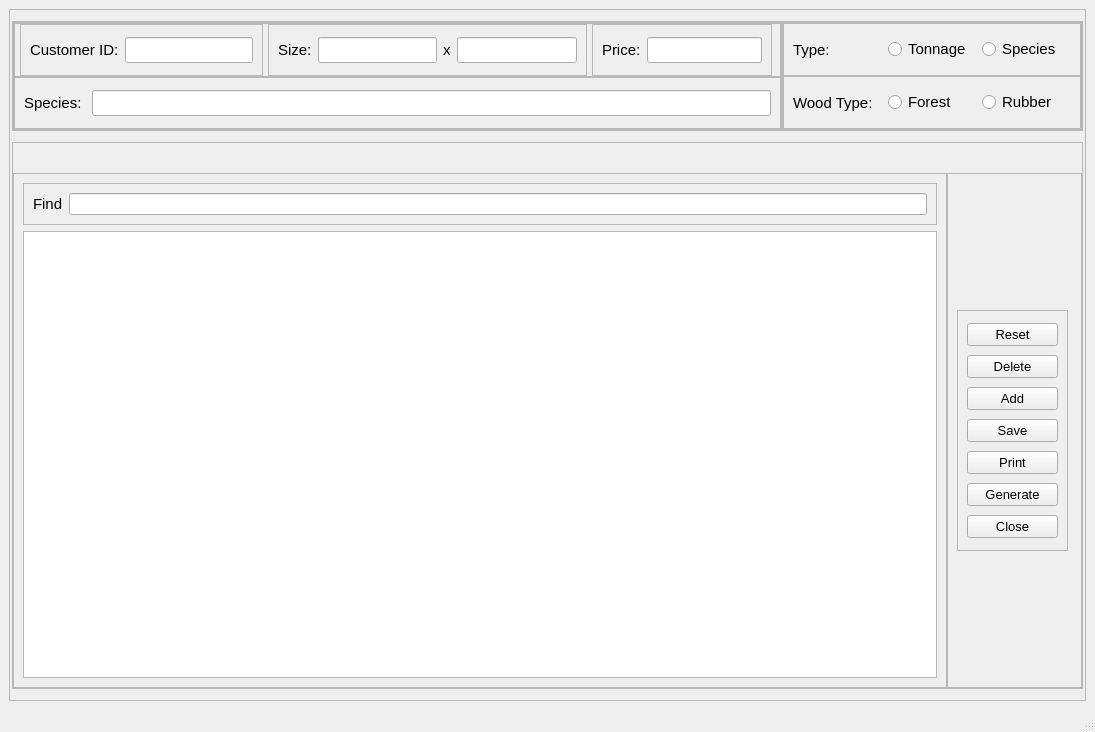
<?xml version="1.0" encoding="UTF-8"?>
<ui version="4.0">
 <class>KDCharge</class>
 <widget class="QMainWindow" name="KDCharge">
  <property name="geometry">
   <rect>
    <x>0</x>
    <y>0</y>
    <width>1095</width>
    <height>732</height>
   </rect>
  </property>
  <property name="minimumSize">
   <size>
    <width>1095</width>
    <height>732</height>
   </size>
  </property>
  <property name="windowTitle">
   <string>A5. KD Charges by Customer</string>
  </property>
  <property name="styleSheet">
   <string notr="true"/>
  </property>
  <widget class="QWidget" name="centralwidget">
   <layout class="QGridLayout" name="gridLayout">
    <item row="0" column="0">
     <widget class="QFrame" name="frame">
      <property name="minimumSize">
       <size>
        <width>1070</width>
        <height>659</height>
       </size>
      </property>
      <property name="frameShape">
       <enum>QFrame::StyledPanel</enum>
      </property>
      <property name="frameShadow">
       <enum>QFrame::Raised</enum>
      </property>
      <layout class="QVBoxLayout" name="verticalLayout">
       <property name="spacing">
        <number>0</number>
       </property>
       <property name="leftMargin">
        <number>0</number>
       </property>
       <property name="topMargin">
        <number>0</number>
       </property>
       <property name="rightMargin">
        <number>0</number>
       </property>
       <property name="bottomMargin">
        <number>0</number>
       </property>
       <item alignment="Qt::AlignHCenter">
        <widget class="QFrame" name="frame_2">
         <property name="maximumSize">
          <size>
           <width>1071</width>
           <height>110</height>
          </size>
         </property>
         <property name="frameShape">
          <enum>QFrame::StyledPanel</enum>
         </property>
         <property name="frameShadow">
          <enum>QFrame::Raised</enum>
         </property>
         <layout class="QGridLayout" name="gridLayout_2">
          <property name="leftMargin">
           <number>0</number>
          </property>
          <property name="topMargin">
           <number>0</number>
          </property>
          <property name="rightMargin">
           <number>0</number>
          </property>
          <property name="bottomMargin">
           <number>0</number>
          </property>
          <property name="spacing">
           <number>0</number>
          </property>
          <item row="0" column="1" rowspan="2">
           <widget class="QFrame" name="frame_7">
            <property name="minimumSize">
             <size>
              <width>300</width>
              <height>0</height>
             </size>
            </property>
            <property name="frameShape">
             <enum>QFrame::StyledPanel</enum>
            </property>
            <property name="frameShadow">
             <enum>QFrame::Raised</enum>
            </property>
            <layout class="QVBoxLayout" name="verticalLayout_3">
             <property name="spacing">
              <number>0</number>
             </property>
             <property name="leftMargin">
              <number>0</number>
             </property>
             <property name="topMargin">
              <number>0</number>
             </property>
             <property name="rightMargin">
              <number>0</number>
             </property>
             <property name="bottomMargin">
              <number>0</number>
             </property>
             <item>
              <widget class="QFrame" name="typeRadio">
               <property name="frameShape">
                <enum>QFrame::StyledPanel</enum>
               </property>
               <property name="frameShadow">
                <enum>QFrame::Raised</enum>
               </property>
               <layout class="QHBoxLayout" name="horizontalLayout_7">
                <item>
                 <widget class="QLabel" name="label_6">
                  <property name="font">
                   <font>
                    <pointsize>11</pointsize>
                   </font>
                  </property>
                  <property name="text">
                   <string>Type:</string>
                  </property>
                 </widget>
                </item>
                <item>
                 <widget class="QRadioButton" name="tonnageBtn">
                  <property name="font">
                   <font>
                    <pointsize>11</pointsize>
                   </font>
                  </property>
                  <property name="text">
                   <string>Tonnage</string>
                  </property>
                 </widget>
                </item>
                <item>
                 <widget class="QRadioButton" name="speciesBtn">
                  <property name="font">
                   <font>
                    <pointsize>11</pointsize>
                   </font>
                  </property>
                  <property name="text">
                   <string>Species</string>
                  </property>
                 </widget>
                </item>
               </layout>
              </widget>
             </item>
             <item>
              <widget class="QFrame" name="woodRadio">
               <property name="frameShape">
                <enum>QFrame::StyledPanel</enum>
               </property>
               <property name="frameShadow">
                <enum>QFrame::Raised</enum>
               </property>
               <layout class="QHBoxLayout" name="horizontalLayout_8">
                <item>
                 <widget class="QLabel" name="label_7">
                  <property name="font">
                   <font>
                    <pointsize>11</pointsize>
                   </font>
                  </property>
                  <property name="text">
                   <string>Wood Type:</string>
                  </property>
                 </widget>
                </item>
                <item>
                 <widget class="QRadioButton" name="forestBtn">
                  <property name="font">
                   <font>
                    <pointsize>11</pointsize>
                   </font>
                  </property>
                  <property name="text">
                   <string>Forest</string>
                  </property>
                 </widget>
                </item>
                <item>
                 <widget class="QRadioButton" name="rubberBtn">
                  <property name="font">
                   <font>
                    <pointsize>11</pointsize>
                   </font>
                  </property>
                  <property name="text">
                   <string>Rubber</string>
                  </property>
                 </widget>
                </item>
               </layout>
              </widget>
             </item>
            </layout>
           </widget>
          </item>
          <item row="0" column="0" rowspan="2">
           <widget class="QFrame" name="frame_12">
            <property name="minimumSize">
             <size>
              <width>680</width>
              <height>0</height>
             </size>
            </property>
            <property name="frameShape">
             <enum>QFrame::StyledPanel</enum>
            </property>
            <property name="frameShadow">
             <enum>QFrame::Raised</enum>
            </property>
            <layout class="QVBoxLayout" name="verticalLayout_2">
             <property name="spacing">
              <number>0</number>
             </property>
             <property name="leftMargin">
              <number>0</number>
             </property>
             <property name="topMargin">
              <number>0</number>
             </property>
             <property name="rightMargin">
              <number>0</number>
             </property>
             <property name="bottomMargin">
              <number>0</number>
             </property>
             <item>
              <widget class="QFrame" name="frame_6">
               <property name="frameShape">
                <enum>QFrame::StyledPanel</enum>
               </property>
               <property name="frameShadow">
                <enum>QFrame::Raised</enum>
               </property>
               <layout class="QHBoxLayout" name="horizontalLayout_2">
                <property name="spacing">
                 <number>0</number>
                </property>
                <property name="leftMargin">
                 <number>0</number>
                </property>
                <property name="topMargin">
                 <number>0</number>
                </property>
                <property name="rightMargin">
                 <number>0</number>
                </property>
                <property name="bottomMargin">
                 <number>0</number>
                </property>
                <item>
                 <widget class="QFrame" name="frame_9">
                  <property name="minimumSize">
                   <size>
                    <width>243</width>
                    <height>52</height>
                   </size>
                  </property>
                  <property name="maximumSize">
                   <size>
                    <width>243</width>
                    <height>52</height>
                   </size>
                  </property>
                  <property name="frameShape">
                   <enum>QFrame::StyledPanel</enum>
                  </property>
                  <property name="frameShadow">
                   <enum>QFrame::Raised</enum>
                  </property>
                  <layout class="QHBoxLayout" name="horizontalLayout_5">
                   <item>
                    <widget class="QLabel" name="label">
                     <property name="font">
                      <font>
                       <pointsize>11</pointsize>
                      </font>
                     </property>
                     <property name="text">
                      <string>Customer ID:</string>
                     </property>
                    </widget>
                   </item>
                   <item>
                    <widget class="QLineEdit" name="customerID">
                     <property name="font">
                      <font>
                       <pointsize>11</pointsize>
                      </font>
                     </property>
                    </widget>
                   </item>
                  </layout>
                 </widget>
                </item>
                <item>
                 <widget class="QFrame" name="frame_10">
                  <property name="minimumSize">
                   <size>
                    <width>319</width>
                    <height>52</height>
                   </size>
                  </property>
                  <property name="maximumSize">
                   <size>
                    <width>319</width>
                    <height>52</height>
                   </size>
                  </property>
                  <property name="frameShape">
                   <enum>QFrame::StyledPanel</enum>
                  </property>
                  <property name="frameShadow">
                   <enum>QFrame::Raised</enum>
                  </property>
                  <layout class="QHBoxLayout" name="horizontalLayout_4">
                   <item>
                    <widget class="QLabel" name="label_2">
                     <property name="font">
                      <font>
                       <pointsize>11</pointsize>
                      </font>
                     </property>
                     <property name="text">
                      <string>Size:</string>
                     </property>
                    </widget>
                   </item>
                   <item>
                    <widget class="QLineEdit" name="length">
                     <property name="font">
                      <font>
                       <pointsize>11</pointsize>
                      </font>
                     </property>
                    </widget>
                   </item>
                   <item>
                    <widget class="QLabel" name="label_3">
                     <property name="font">
                      <font>
                       <pointsize>11</pointsize>
                      </font>
                     </property>
                     <property name="text">
                      <string>x</string>
                     </property>
                    </widget>
                   </item>
                   <item>
                    <widget class="QLineEdit" name="width">
                     <property name="font">
                      <font>
                       <pointsize>11</pointsize>
                      </font>
                     </property>
                    </widget>
                   </item>
                  </layout>
                 </widget>
                </item>
                <item>
                 <widget class="QFrame" name="frame_11">
                  <property name="minimumSize">
                   <size>
                    <width>180</width>
                    <height>52</height>
                   </size>
                  </property>
                  <property name="maximumSize">
                   <size>
                    <width>180</width>
                    <height>52</height>
                   </size>
                  </property>
                  <property name="frameShape">
                   <enum>QFrame::StyledPanel</enum>
                  </property>
                  <property name="frameShadow">
                   <enum>QFrame::Raised</enum>
                  </property>
                  <layout class="QHBoxLayout" name="horizontalLayout_3">
                   <item>
                    <widget class="QLabel" name="label_4">
                     <property name="font">
                      <font>
                       <pointsize>11</pointsize>
                      </font>
                     </property>
                     <property name="text">
                      <string>Price:</string>
                     </property>
                    </widget>
                   </item>
                   <item>
                    <widget class="QLineEdit" name="price">
                     <property name="font">
                      <font>
                       <pointsize>11</pointsize>
                      </font>
                     </property>
                    </widget>
                   </item>
                  </layout>
                 </widget>
                </item>
               </layout>
              </widget>
             </item>
             <item alignment="Qt::AlignHCenter">
              <widget class="QFrame" name="frame_8">
               <property name="minimumSize">
                <size>
                 <width>767</width>
                 <height>52</height>
                </size>
               </property>
               <property name="maximumSize">
                <size>
                 <width>767</width>
                 <height>52</height>
                </size>
               </property>
               <property name="frameShape">
                <enum>QFrame::StyledPanel</enum>
               </property>
               <property name="frameShadow">
                <enum>QFrame::Raised</enum>
               </property>
               <layout class="QHBoxLayout" name="horizontalLayout_6">
                <item>
                 <widget class="QLabel" name="label_5">
                  <property name="font">
                   <font>
                    <pointsize>11</pointsize>
                   </font>
                  </property>
                  <property name="text">
                   <string>Species: </string>
                  </property>
                 </widget>
                </item>
                <item>
                 <widget class="QLineEdit" name="species">
                  <property name="font">
                   <font>
                    <pointsize>11</pointsize>
                   </font>
                  </property>
                 </widget>
                </item>
               </layout>
              </widget>
             </item>
            </layout>
           </widget>
          </item>
         </layout>
        </widget>
       </item>
       <item alignment="Qt::AlignHCenter">
        <widget class="QFrame" name="frame_3">
         <property name="minimumSize">
          <size>
           <width>1071</width>
           <height>547</height>
          </size>
         </property>
         <property name="maximumSize">
          <size>
           <width>1071</width>
           <height>547</height>
          </size>
         </property>
         <property name="frameShape">
          <enum>QFrame::StyledPanel</enum>
         </property>
         <property name="frameShadow">
          <enum>QFrame::Raised</enum>
         </property>
         <layout class="QHBoxLayout" name="horizontalLayout">
          <property name="spacing">
           <number>0</number>
          </property>
          <property name="leftMargin">
           <number>0</number>
          </property>
          <property name="topMargin">
           <number>30</number>
          </property>
          <property name="rightMargin">
           <number>0</number>
          </property>
          <property name="bottomMargin">
           <number>0</number>
          </property>
          <item>
           <widget class="QFrame" name="frame_4">
            <property name="maximumSize">
             <size>
              <width>934</width>
              <height>515</height>
             </size>
            </property>
            <property name="frameShape">
             <enum>QFrame::StyledPanel</enum>
            </property>
            <property name="frameShadow">
             <enum>QFrame::Raised</enum>
            </property>
            <layout class="QVBoxLayout" name="verticalLayout_5">
             <item>
              <widget class="QFrame" name="frame_15">
               <property name="frameShape">
                <enum>QFrame::StyledPanel</enum>
               </property>
               <property name="frameShadow">
                <enum>QFrame::Raised</enum>
               </property>
               <layout class="QHBoxLayout" name="horizontalLayout_9">
                <item>
                 <widget class="QLabel" name="label_8">
                  <property name="font">
                   <font>
                    <pointsize>11</pointsize>
                   </font>
                  </property>
                  <property name="text">
                   <string>Find</string>
                  </property>
                 </widget>
                </item>
                <item>
                 <widget class="QLineEdit" name="searchBar"/>
                </item>
               </layout>
              </widget>
             </item>
             <item>
              <widget class="QTableView" name="tableView"/>
             </item>
            </layout>
           </widget>
          </item>
          <item>
           <widget class="QFrame" name="frame_5">
            <property name="frameShape">
             <enum>QFrame::StyledPanel</enum>
            </property>
            <property name="frameShadow">
             <enum>QFrame::Raised</enum>
            </property>
            <layout class="QVBoxLayout" name="verticalLayout_6">
             <item>
              <widget class="QFrame" name="frame_16">
               <property name="minimumSize">
                <size>
                 <width>111</width>
                 <height>241</height>
                </size>
               </property>
               <property name="maximumSize">
                <size>
                 <width>111</width>
                 <height>241</height>
                </size>
               </property>
               <property name="font">
                <font>
                 <family>MS Shell Dlg 2</family>
                 <pointsize>10</pointsize>
                </font>
               </property>
               <property name="frameShape">
                <enum>QFrame::StyledPanel</enum>
               </property>
               <property name="frameShadow">
                <enum>QFrame::Raised</enum>
               </property>
               <layout class="QVBoxLayout" name="verticalLayout_4">
                <item>
                 <widget class="QPushButton" name="resetButton">
                  <property name="font">
                   <font>
                    <pointsize>10</pointsize>
                   </font>
                  </property>
                  <property name="text">
                   <string>Reset</string>
                  </property>
                 </widget>
                </item>
                <item>
                 <widget class="QPushButton" name="deleteButton">
                  <property name="font">
                   <font>
                    <pointsize>10</pointsize>
                   </font>
                  </property>
                  <property name="text">
                   <string>Delete</string>
                  </property>
                 </widget>
                </item>
                <item>
                 <widget class="QPushButton" name="addButton">
                  <property name="text">
                   <string>Add</string>
                  </property>
                 </widget>
                </item>
                <item>
                 <widget class="QPushButton" name="saveButton">
                  <property name="font">
                   <font>
                    <pointsize>10</pointsize>
                   </font>
                  </property>
                  <property name="text">
                   <string>Save</string>
                  </property>
                 </widget>
                </item>
                <item>
                 <widget class="QPushButton" name="printButton">
                  <property name="font">
                   <font>
                    <pointsize>10</pointsize>
                   </font>
                  </property>
                  <property name="text">
                   <string>Print</string>
                  </property>
                 </widget>
                </item>
                <item>
                 <widget class="QPushButton" name="generateButton">
                  <property name="font">
                   <font>
                    <pointsize>10</pointsize>
                   </font>
                  </property>
                  <property name="text">
                   <string>Generate</string>
                  </property>
                 </widget>
                </item>
                <item>
                 <widget class="QPushButton" name="closeButton">
                  <property name="font">
                   <font>
                    <pointsize>10</pointsize>
                   </font>
                  </property>
                  <property name="text">
                   <string>Close</string>
                  </property>
                 </widget>
                </item>
               </layout>
              </widget>
             </item>
            </layout>
           </widget>
          </item>
         </layout>
        </widget>
       </item>
      </layout>
     </widget>
    </item>
   </layout>
  </widget>
  <widget class="QMenuBar" name="menubar">
   <property name="geometry">
    <rect>
     <x>0</x>
     <y>0</y>
     <width>1095</width>
     <height>26</height>
    </rect>
   </property>
  </widget>
  <widget class="QStatusBar" name="statusbar"/>
 </widget>
 <resources/>
 <connections/>
</ui>
